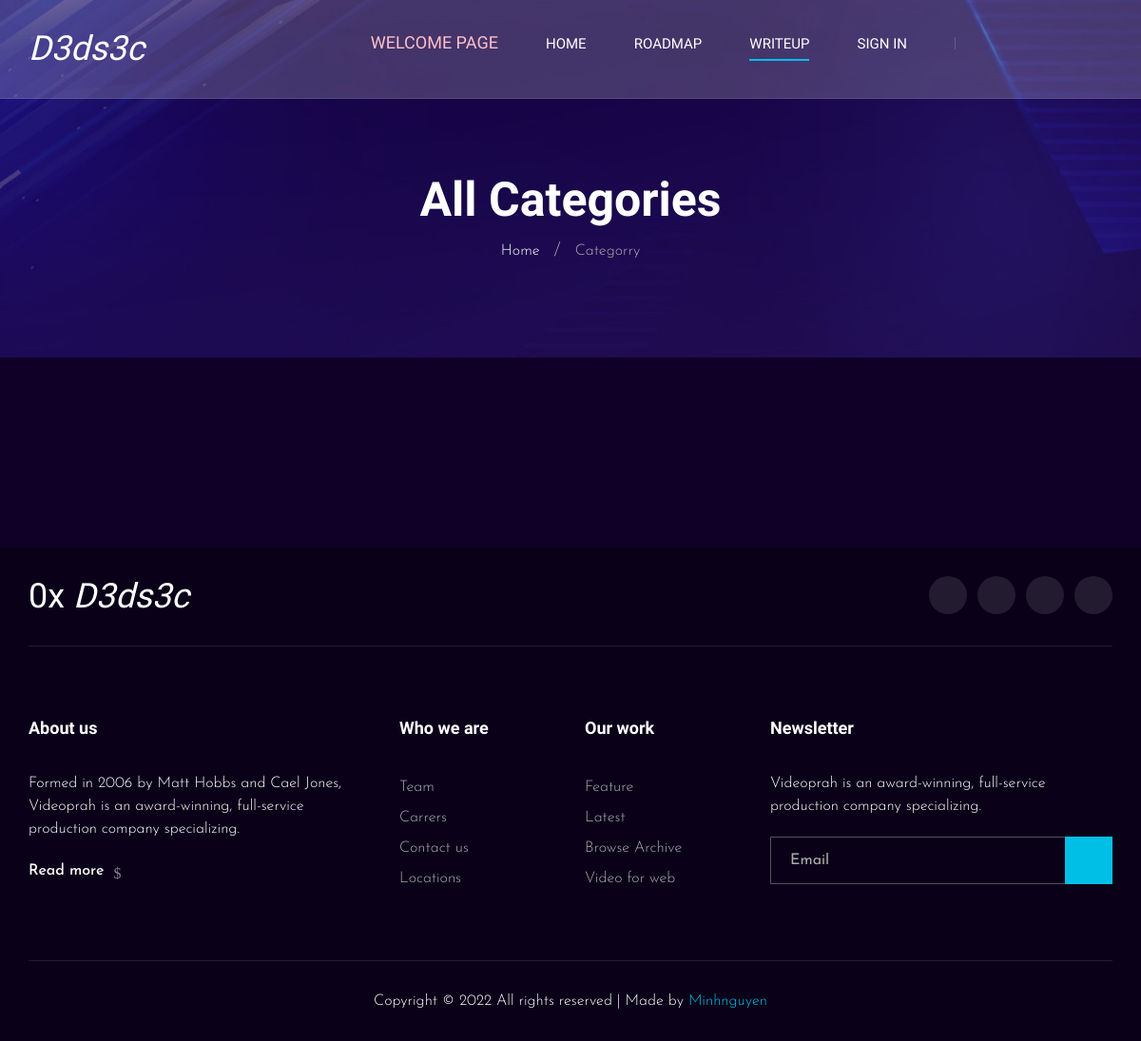
The app's page /dedsec/category/, older data.
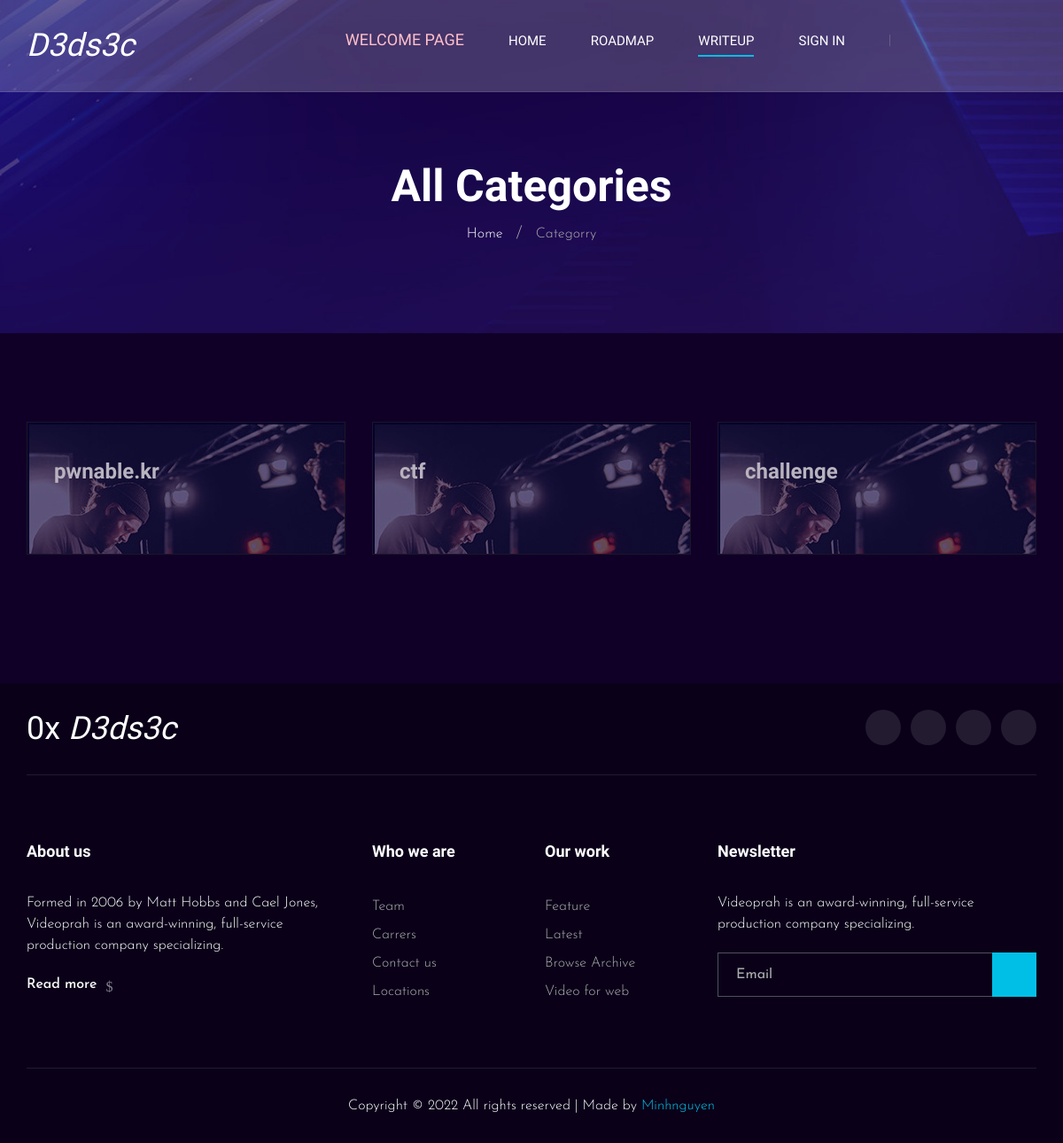
The same page, newer data.
### writeup/models.py (models this page shows, shortened)
class Cate(models.Model):
    tag = models.CharField(default='challenge',max_length=100)

### writeup/views.py (the view)
class CateList(ListView):
    model = Cate
    template_name = 'cate/cate.html'
    context_object_name = 'cates'

### writeup/templates/cate/cate.html (shortened to what this page needs)
{%extends 'writeup/base.html'%}
{%load static%}
{% block content %}
    <header class="header">
        <div class="container">
            <div class="row">
                <div class="col-lg-2">
                    <div class="header__logo">
                        <a href="{%url 'wuhpage'%}" style="color: white;"><h2 style="color: white;"><em> D3ds3c</em> </h2></a>
                    </div>
                </div>
                <div class="col-lg-10">
                    <div class="header__nav__option">
                        <nav class="header__nav__menu mobile-menu">
                            <ul>
                                <li style="color: red;"><a href="{%url 'welcomehome'%}" > <h5 style="color: pink;">Welcome page</h5></a></li>
                                <li ><a href="{%url 'wuhpage'%}">Home</a></li>
                                <li ><a href="#">Roadmap</a></li>
                                <li class="active"><a href="{%url 'writeup'%}">Writeup</a>
                                </li>
                                {%if user.is_authenticated%}
                                <li><a href="#">Hello, {{user.first_name}}</a>
                                    <ul class="dropdown">
                                        <li><a href="{% url 'profile' user.id %}">Profile</a></li>
                                        <li><a href="{% url 'logout'%}">Log out</a></li>
                                    </ul>
                                </li>
                                {%else%}
                                <li>
                                    <a href="{% url 'login'%}">Sign in</a>
                                </li>
                                {%endif%}
                        </nav>
                        <div class="header__nav__social">
                            <a href="https://www.facebook.com/profile.php?id=100068404994823"><i class="fa fa-facebook"></i></a>
                            <a href="https://twitter.com/phong20031"><i class="fa fa-twitter"></i></a>
                            <a href="https://www.instagram.com/_minh_nguyn/?hl=en"><i class="fa fa-instagram"></i></a>
                            <a href="https://zalo.me/0377075126"><i class="fa fa-youtube-play"></i></a>
                        </div>
                    </div>
                </div>
            </div>
        </div>
    </header>
    <div class="breadcrumb-option spad set-bg" data-setbg="{% static 'writeup/img/breadcrumb-bg.jpg'%}">
        <div class="container">
            <div class="row">
                <div class="col-lg-12 text-center">
                    <div class="breadcrumb__text">
                        <h2>All Categories</h2>
                        <div class="breadcrumb__links">
                            <a href="{%url 'wuhpage'%}">Home</a>
                            <span>Categorry</span>
                        </div>
                    </div>
                </div>
            </div>
        </div>
    </div>
    <section class="blog spad">
        <div class="container">
            <div class="row">
                {%for p in cates%}
                <div class="col-lg-4 col-md-6 col-sm-6">
                    <a href="{%url 'catedetail' p.tag%}">
                    <div class="blog__item">
                        <h4>  {{p.tag}}</h4>
                        <br>
                    </div>
                    </a>
                </div>
                {%endfor%}
            </div>
        </div>
    </section>
{% endblock %}

Row changes from the older to the newer data that the page shows:
added Cate: tag "pwnable.kr"
added Cate: tag "ctf"
added Cate: tag "challenge"
